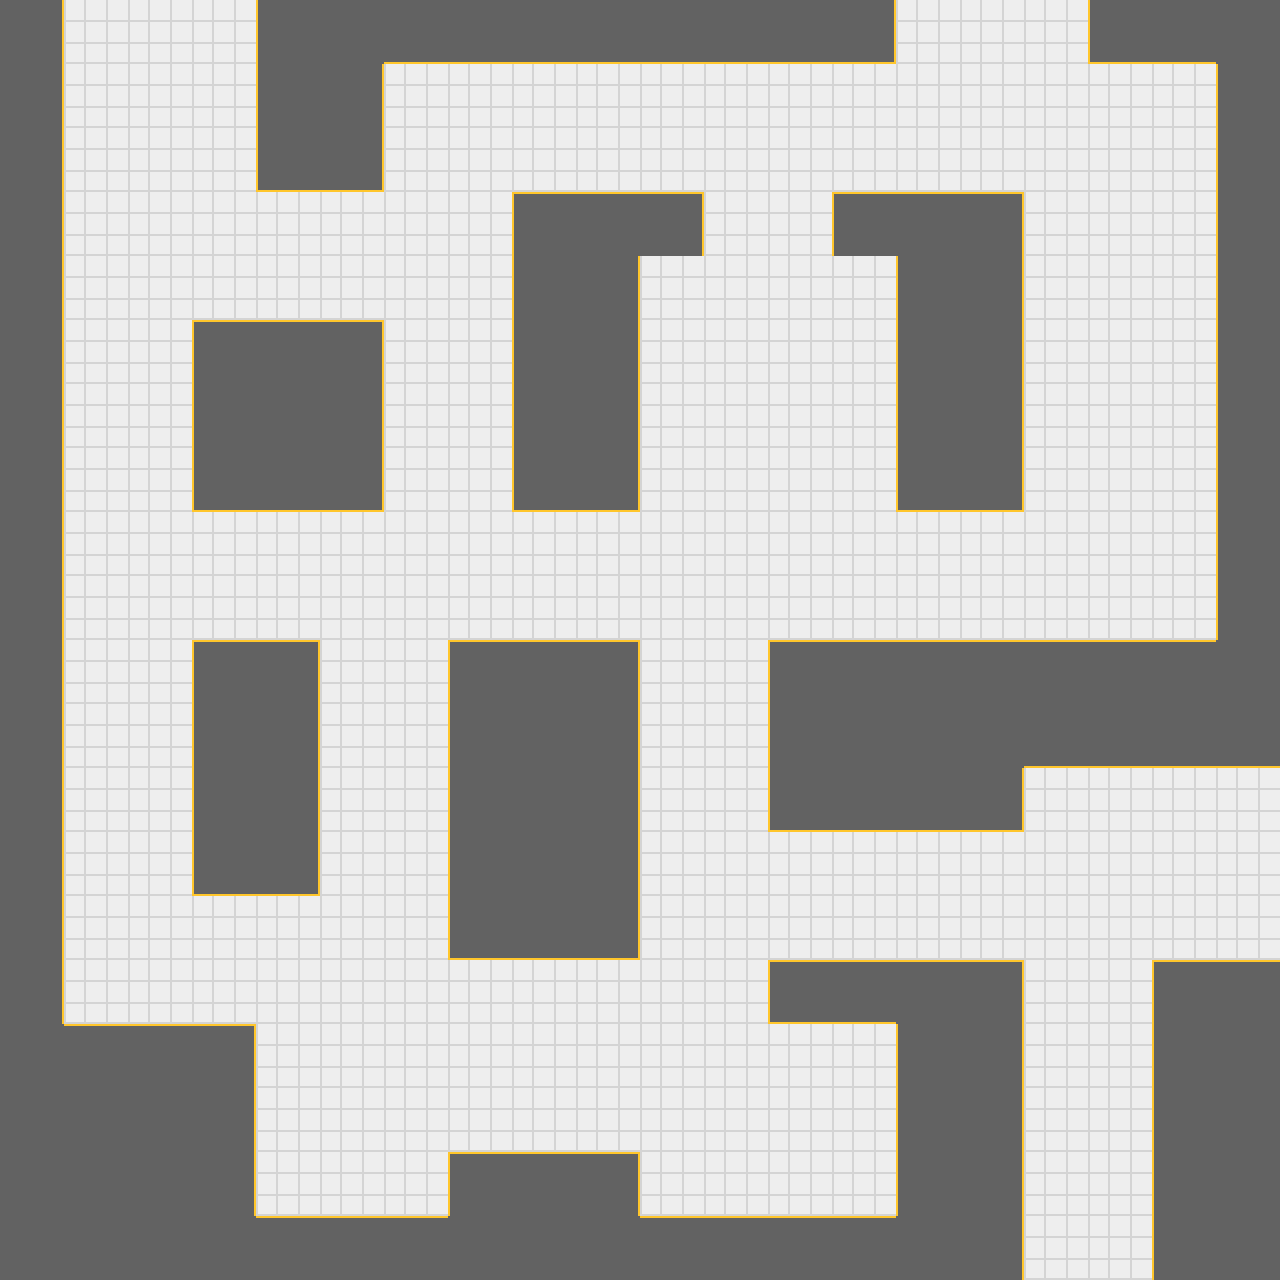

Below is a game level as drawn by its tile map, then a one-line description and the .tmx that defines it (tile-layer data replaced by summaries):
An orthogonal 20x20 tile map with 64x64 px tiles, 1 tile layer (background) and 11 objects (player.spawn, maze.exit).

<map version="1.0" orientation="orthogonal" width="20" height="20" tilewidth="64" tileheight="64">
 <properties>
  <property name="tip.01" value="The Lightbyrinth is dangerous! You need to get out" />
  <property name="tip.02" value="Use the arrow keys to move around" />
  <property name="tip.03" value="Find and walk into the green light" />
 </properties>
 <tileset firstgid="1" name="test" tilewidth="64" tileheight="64" spacing="4" margin="2">
  <image source="tileset.png" width="256" height="512" />
  <tile id="15">
   <properties>
    <property name="walkable" value="true" />
   </properties>
  </tile>
 </tileset>
 <layer name="background" width="20" height="20">
  <data>[400 cells, 400 non-empty, 12 distinct tile ids]</data>
 </layer>
 <objectgroup name="events" width="20" height="20">
  <object name="player.spawn" x="128" y="0" width="64" height="64" />
  <object name="maze.exit" x="1088" y="1216" width="64" height="64">
   <ellipse />
  </object>
 </objectgroup>
 <objectgroup name="collisions" width="20" height="20">
  <object x="0" y="0">
   <polyline points="0,0 1280,0 1280,1280 0,1280 0,0 64,0 64,1024 256,1024 256,1216 448,1216 448,1152 640,1152 640,1216 896,1216 896,1024 768,1024 768,960 1024,960 1024,1280" />
  </object>
  <object x="1152" y="1280">
   <polyline points="0,0 0,-320 128,-320" />
  </object>
  <object x="1280" y="768">
   <polyline points="0,0 -256,0 -256,64 -512,64 -512,-128 -64,-128 -64,-704 -192,-704 -192,-768" />
  </object>
  <object x="896" y="0">
   <polyline points="0,0 0,64 -512,64 -512,192 -640,192 -640,0" />
  </object>
  <object x="192" y="320">
   <polyline points="0,0 192,0 192,192 64,192 0,192 0,0" />
  </object>
  <object x="192" y="640">
   <polyline points="0,0 128,0 128,256 0,256 0,0" />
  </object>
  <object x="448" y="640">
   <polyline points="0,0 0,320 192,320 192,0 0,0" />
  </object>
  <object x="704" y="192">
   <polyline points="0,0 0,64 -64,64 -64,320 -192,320 -192,0 0,0" />
  </object>
  <object x="832" y="192">
   <polyline points="0,0 0,64 64,64 64,320 192,320 192,0 0,0" />
  </object>
 </objectgroup>
</map>
